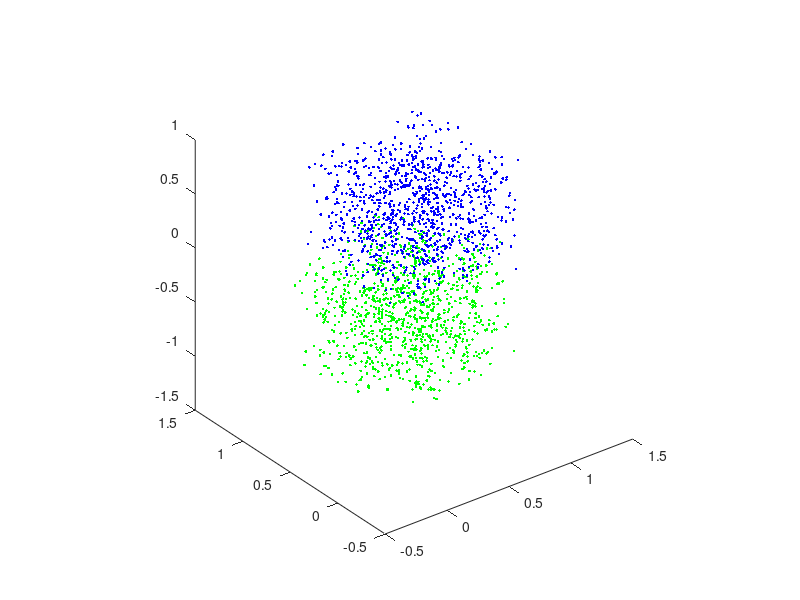
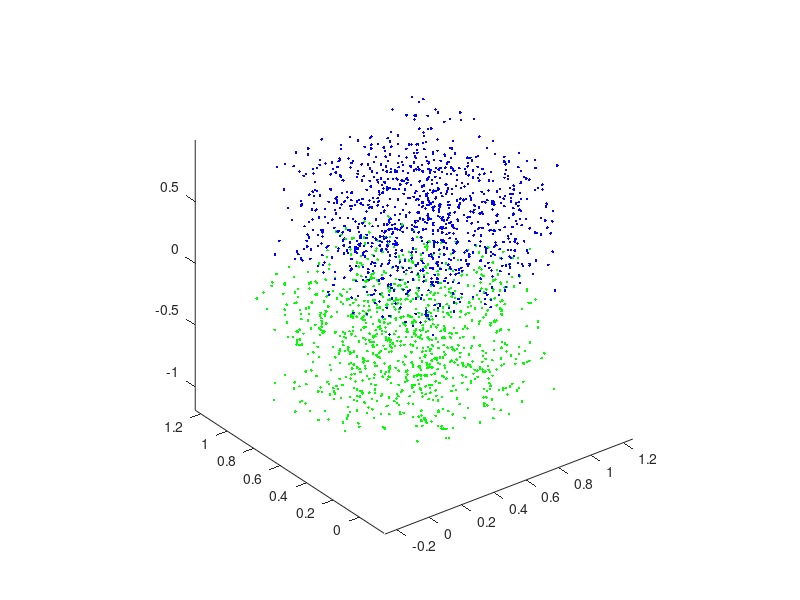

Source code (MATLAB) for these figures, in order:
clear all;
clc;

%% a pontok
N=1000; % pontok szama
P=rand(N,3); % kiindulo ponthalmaz
phiX=rand*2*pi;
phiY=rand*2*pi;
phiZ=rand*2*pi;
M=[1 0 0 ; 0 cos(phiX) -sin(phiX) ; 0 sin(phiX) cos(phiX)]*...
  [cos(phiY) 0 sin(phiY) ; 0 1 0 ; -sin(phiY) 0 cos(phiY)]*...
  [cos(phiZ) -sin(phiZ) 0 ; sin(phiZ) cos(phiZ) 0 ; 0 0 1] % veletlen forgatomatrix
Q=P*M; % elforgatott ponthalmaz
figure(1);
plot3(P(:,1),P(:,2),P(:,3),'b.',Q(:,1),Q(:,2),Q(:,3),'r.');
axis square;

%% eltolas az origoba
Pc=P-repmat(mean(P),N,1);
Qc=Q-repmat(mean(Q),N,1);

%% keresztkorrelacios matrix szingularis ertekek szerinti felbontasa
C=Pc'*Qc;
[U,S,V]=svd(C);
d=det(U*V');
R=U*[1 0 0 ; 0 1 0 ; 0 0 d]*V'

%% forgatas es kompenzalas az eltolassal
Pr=Pc*R;
Pr=Pr+repmat(mean(Q),N,1);
pause(1);
figure(1);
hold on;
plot3(Pr(:,1),Pr(:,2),Pr(:,3),'g.');
hold off;

%% animacio
F=50;
for ii=1:F
    Pr=Pc*real(R^(1/F))^ii+ii/F*repmat(mean(Q),N,1)+(F-ii)/F*repmat(mean(P),N,1);
    figure(2);
    plot3(P(:,1),P(:,2),P(:,3),'b.',Q(:,1),Q(:,2),Q(:,3),'r.',Pr(:,1),Pr(:,2),Pr(:,3),'g.');
    axis square;
    xlim([min([P(:,1);Q(:,1)]) max([P(:,1);Q(:,1)])]);
    ylim([min([P(:,2);Q(:,2)]) max([P(:,2);Q(:,2)])]);
    zlim([min([P(:,3);Q(:,3)]) max([P(:,3);Q(:,3)])]);
    pause(0.05);
end